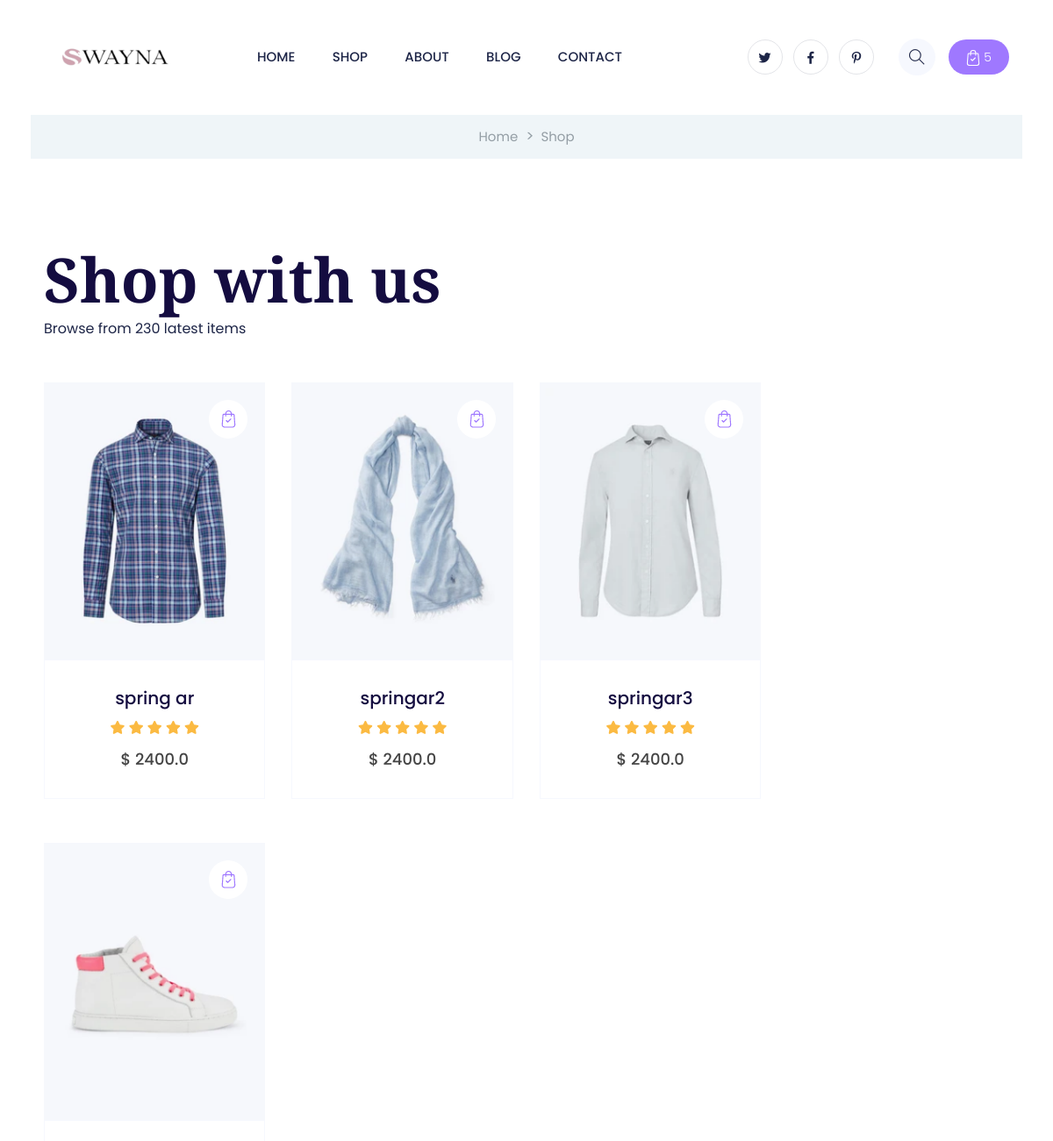
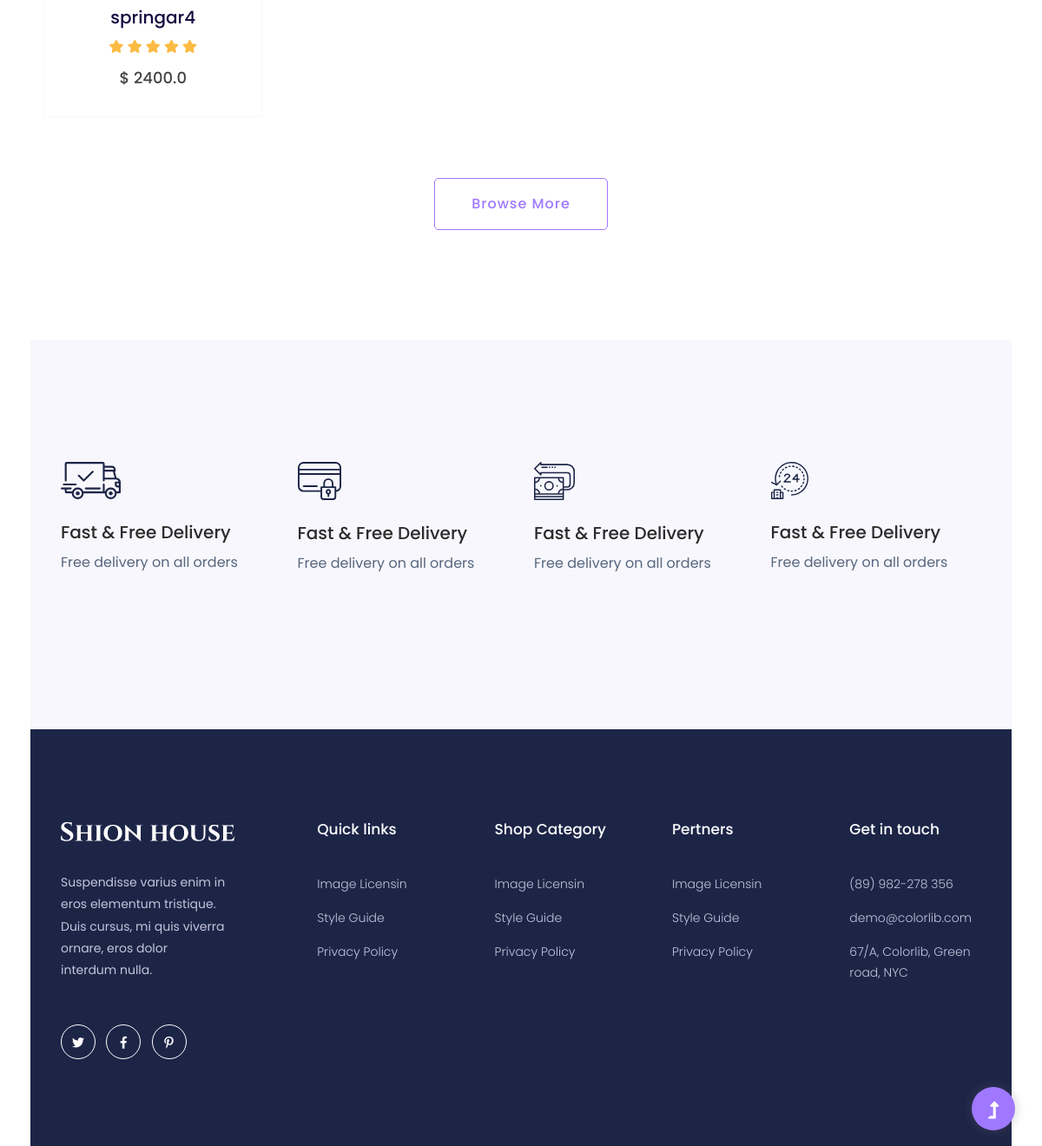
The page /swayna/shop/ (signed in) on the database its author committed (2 pictures, top to bottom).
### shop/models.py (models this page shows, shortened)
class Product(models.Model):
    name = models.CharField(max_length=100)
    description =models.TextField(null=True,blank=True)
    price = models.FloatField()
    image = models.ImageField(null=True,blank=True)

### shop/views.py (the view)
# urls.py: path("",views.product_list,name="productlist_page"),
def product_list(request):
    if request.user.is_authenticated:
        customer = request.user.customer
        order,created = Order.objects.get_or_create(customer=customer,complete=False)
        items = order.orderitem_set.all()
        cart_items = order.get_cart_quantity
    else:
        items=[]
        order = {"get_cart_quantity":0,"get_cart_total":0}
        cart_items = order.get_cart_quantity
    products = Product.objects.all()
    return render(request,"shop/productList.html",{
        "productlist":products,
        "cart_items":cart_items
    })

### shop/models.py (called while the page is built)
    @property
    def  get_cart_quantity(self):
        items = self.orderitem_set.all()
        total = sum([item.quantity for item in items])
        return total

### shop/templates/shop/productList.html (shortened to what this page needs)
{% extends "base.html" %}
{% load static %}
{% block content %}
<main>
    <div class="page-notification">
        <div class="container">
            <div class="row">
                <div class="col-lg-12">
                    <nav aria-label="breadcrumb">
                        <ol class="breadcrumb justify-content-center">
                            <li class="breadcrumb-item"><a href="index.html">Home</a></li>
                            <li class="breadcrumb-item"><a href="#">Shop</a></li>
                        </ol>
                    </nav>
                </div>
            </div>
        </div>
    </div>
    <div class="category-area">
        <div class="container">
            <div class="row">
                <div class="col-xl-7 col-lg-8 col-md-10">
                    <div class="section-tittle mb-50">
                        <h2>Shop with us</h2>
                        <p>Browse from 230 latest items</p>
                    </div>
                </div>
            </div>
            <div class="row">
                <div class="col-xl-9 col-lg-9 col-md-8 ">
                    <div class="new-arrival new-arrival2">
                        <div class="row">
                            {% for product in productlist %}
                            <div class="col-xl-4 col-lg-4 col-md-6 col-sm-6">
                                <div class="single-new-arrival mb-50 text-center">
                                    <div class="popular-img">
                                        <img src="{{product.image.url}}" alt="">
                                        <div class="favorit-items">
                                            <img src={% static "assets/img/gallery/favorit-card.png" %} alt="">
                                        </div>
                                    </div>
                                    <div class="popular-caption">
                                     <h3><a href="product_details.html">{{product.name}}</a></h3>
                                     <div class="rating mb-10">
                                        <i class="fas fa-star"></i>
                                        <i class="fas fa-star"></i>
                                        <i class="fas fa-star"></i>
                                        <i class="fas fa-star"></i>
                                        <i class="fas fa-star"></i>
                                    </div>
                                    <span>$ {{product.price}}</span>
                                </div>
                            </div>
                        </div>
                        {% endfor %}
                    </div>
                </div>
</div>
</div>
</div>
<div class="row justify-content-center">
<div class="room-btn mt-20">
    <a href="catagori.html" class="border-btn">Browse More</a>
</div>
</div>
</div>
<div class="categories-area section-padding40 gray-bg">
<div class="container-fluid">
    <div class="row">
        <div class="col-lg-3 col-md-6 col-sm-6">
            <div class="single-cat mb-50">
                <div class="cat-icon">
                    <img src={% static "assets/img/icon/services1.svg" %} alt="">
                </div>
                <div class="cat-cap">
                    <h5>Fast & Free Delivery</h5>
                    <p>Free delivery on all orders</p>
                </div>
            </div>
        </div>
        <div class="col-lg-3 col-md-6 col-sm-6">
            <div class="single-cat mb-50">
                <div class="cat-icon">
                    <img src={% static "assets/img/icon/services2.svg" %} alt="">
                </div>
                <div class="cat-cap">
                    <h5>Fast & Free Delivery</h5>
                    <p>Free delivery on all orders</p>
                </div>
            </div>
        </div>
        <div class="col-lg-3 col-md-6 col-sm-6">
            <div class="single-cat mb-30">
                <div class="cat-icon">
                    <img src={% static "assets/img/icon/services3.svg" %} alt="">
                </div>
                <div class="cat-cap">
                    <h5>Fast & Free Delivery</h5>
                    <p>Free delivery on all orders</p>
                </div>
            </div>
        </div>
        <div class="col-lg-3 col-md-6 col-sm-6">
            <div class="single-cat">
                <div class="cat-icon">
                    <img src={% static "assets/img/icon/services4.svg" %} alt="">
                </div>
                <div class="cat-cap">
                    <h5>Fast & Free Delivery</h5>
                    <p>Free delivery on all orders</p>
                </div>
            </div>
        </div>
    </div>
</div>
</div>
</main>
{% endblock content %}

### rows shown on the page
Product: image (picture), name "spring ar", price "2400.0"
Product: image (picture), name "springar2", price "2400.0"
Product: image (picture), name "springar3", price "2400.0"
Product: image (picture), name "springar4", price "2400.0"

### other values the page prints
{{ cart_items }} "5"
